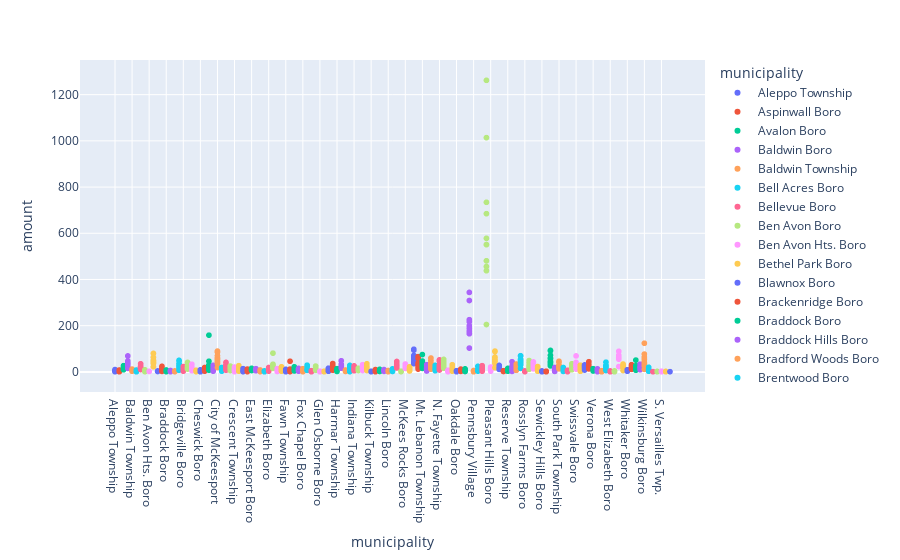

Notebook cell for this chart:
### Markdown cell above
### Plot relationship between municipality and the number of foreclosures

### Code cell
# Create scatter plot
px.scatter(
    foreclosures_grp,
    x="municipality",
    y="amount",
    color="municipality",
)
